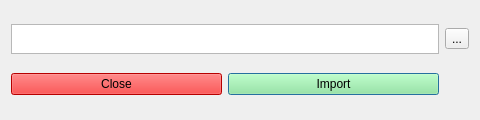
<?xml version="1.0" encoding="UTF-8"?>
<ui version="4.0">
 <class>ImageImport</class>
 <widget class="QDialog" name="ImageImport">
  <property name="geometry">
   <rect>
    <x>0</x>
    <y>0</y>
    <width>480</width>
    <height>120</height>
   </rect>
  </property>
  <property name="minimumSize">
   <size>
    <width>480</width>
    <height>120</height>
   </size>
  </property>
  <property name="maximumSize">
   <size>
    <width>480</width>
    <height>120</height>
   </size>
  </property>
  <property name="windowTitle">
   <string>Dialog</string>
  </property>
  <layout class="QGridLayout" name="gridLayout">
   <item row="1" column="1">
    <widget class="QPushButton" name="acceptButton">
     <property name="styleSheet">
      <string notr="true">background:lightgreen;</string>
     </property>
     <property name="text">
      <string>Import</string>
     </property>
    </widget>
   </item>
   <item row="0" column="0" colspan="2">
    <widget class="QTextEdit" name="path">
     <property name="maximumSize">
      <size>
       <width>100000</width>
       <height>30</height>
      </size>
     </property>
    </widget>
   </item>
   <item row="1" column="0">
    <widget class="QPushButton" name="closeButton">
     <property name="styleSheet">
      <string notr="true">background:red;</string>
     </property>
     <property name="text">
      <string>Close</string>
     </property>
    </widget>
   </item>
   <item row="0" column="2">
    <widget class="QToolButton" name="toolButton">
     <property name="text">
      <string>...</string>
     </property>
    </widget>
   </item>
  </layout>
 </widget>
 <resources/>
 <connections/>
</ui>
